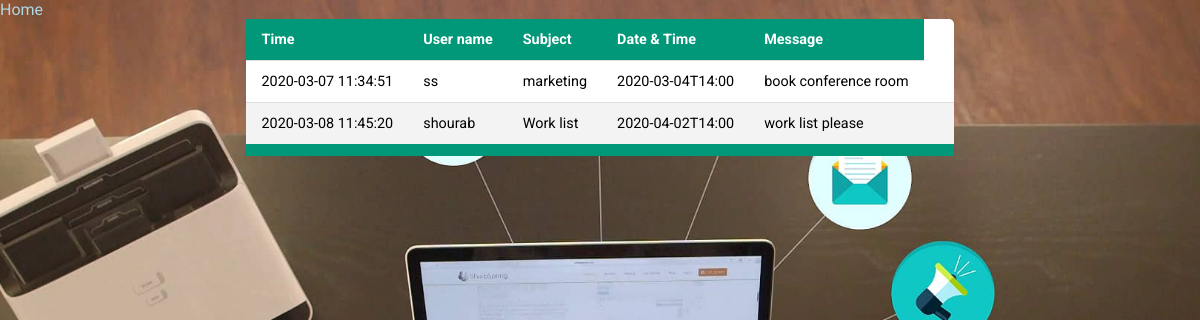
Page /declinerequest.php on the committed database.
### tables this page shows
CREATE TABLE `userrequest` (
  `id` int(11) NOT NULL,
  `user` varchar(255) NOT NULL,
  `reason` varchar(255) NOT NULL,
  `datetime` varchar(255) NOT NULL,
  `message` varchar(255) NOT NULL,
  `room` varchar(255) NOT NULL,
  `time` timestamp NOT NULL DEFAULT CURRENT_TIMESTAMP,
  `status` varchar(255) NOT NULL
);

### declinerequest.php (the view, shortened to what this page needs)
<?php
include 'connection.php';
$result = mysqli_query($conn, "SELECT * FROM userrequest WHERE status='decline' ");
$rowcount = mysqli_num_rows($result);
?>
<!DOCTYPE html>
<html lang="en">
<head>
	<link rel="stylesheet" type="text/css" href="style.css">
</head>
<body>
<a style="color:lightblue;" href="userpanel.php">Home</a>
    <table class = "content-table">
	<thead>
        <tr>
            <th>Time</th>
            <th>User name</th>
            <th>Subject</th>
            <th>Date & Time</th>
            <th>Message</th>
        </tr>
		</thead>
		 <?php
        for ($i = 1; $i <= $rowcount; $i++) {
            $row = mysqli_fetch_array($result)
        ?>
            <tr>
			    <td><?php echo $row["time"] ?></td>
                <td><?php echo $row["user"] ?></td>
                <td><?php echo $row["reason"] ?></td>
                <td><?php echo $row["datetime"] ?></td>
                <td><?php echo $row["message"] ?></td>
                <td><?php echo $row["room"] ?></td>
            </tr>
        <?php
        }
        ?>
    </table>
</body>
</html>

### style.css (style rules this page uses)
* { padding: 0; margin: 0; list-style: none; text-decoration: none; }
body { font-family: 'Roboto', sans-serif; margin: 0; padding: 0; background-image: url(admin.png); background-size: cover; background-position: center; background-repeat: no-repeat; background-attachment: fixed; }

### declinerequest.php (style rules this page uses)
.content-table { border-collapse: collapse; margin: auto; font-size: 0.9em; min-width: 700px; border-radius: 5px 5px 0 0; background-color:white; }
.content-table thead tr { background-color: #009879; color: #ffffff; text-align: left; font-weight: bold; }
.content-table th, .content-table td { padding: 12px 15px; border-bottom: 1px solid #dddddd; }
.content-table tbody tr:last-of-type { border-bottom: 12px solid #009879; }
.content-table tbody tr:nth-of-type(even) { background-color: #f3f3f3; }

### rows in the picture
userrequest: time "2020-03-07 11:34:51", user "ss", reason "marketing", datetime "2020-03-04T14:00", message "book conference room"
userrequest: time "2020-03-08 11:45:20", user "shourab", reason "Work list", datetime "2020-04-02T14:00", message "work list please"
